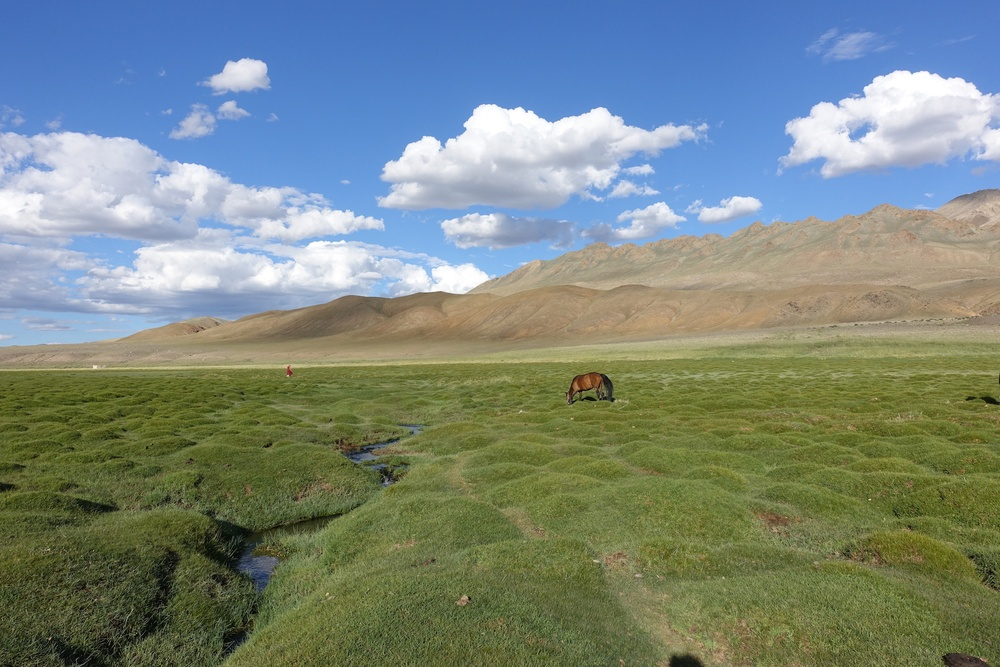
//> input picture InputImages/Field/8.jpg, 1000 x 667 px, shrunk from 1620 x 1080 before the run
$ ./main   (built with g++ and OpenCV 4)
//> lines starting //> are read from the running program, lines starting //| are printed output that depends on the picture
#define _USE_MATH_DEFINES

#include "opencv2/opencv.hpp"
#include <iostream>
#include <filesystem>
#include <cmath>


void FindMatches(cv::Mat BaseImage, cv::Mat SecImage, std::vector<cv::DMatch>& GoodMatches, std::vector<cv::KeyPoint>& BaseImage_kp, std::vector<cv::KeyPoint>& SecImage_kp)
{
	using namespace cv;
	//using namespace cv::xfeatures2d;

	// Using SIFT to find the keypointsand decriptors in the images
	Ptr<SIFT> Sift = SIFT::create();
	cv::Mat BaseImage_des, SecImage_des;
	cv::Mat BaseImage_Gray, SecImage_Gray;
	cv::cvtColor(BaseImage, BaseImage_Gray, cv::COLOR_BGR2GRAY);
	cv::cvtColor(SecImage, SecImage_Gray, cv::COLOR_BGR2GRAY);
	Sift->detectAndCompute(BaseImage_Gray, cv::noArray(), BaseImage_kp, BaseImage_des);
	Sift->detectAndCompute(SecImage_Gray, cv::noArray(), SecImage_kp, SecImage_des);

	// Using Brute Force matcher to find matches.
	cv::BFMatcher BF_Matcher;
	std::vector<std::vector<cv::DMatch>> InitialMatches;
	BF_Matcher.knnMatch(BaseImage_des, SecImage_des, InitialMatches, 2);

	// Applying ratio test and filtering out the good matches.
	for (int i = 0; i < InitialMatches.size(); ++i)
	{
		if (InitialMatches[i][0].distance < 0.75 * InitialMatches[i][1].distance)
		{
			GoodMatches.push_back(InitialMatches[i][0]);
		}
	}
}


void FindHomography(std::vector<cv::DMatch> Matches, std::vector<cv::KeyPoint> BaseImage_kp, std::vector<cv::KeyPoint> SecImage_kp, cv::Mat& HomographyMatrix)
{
	// If less than 4 matches found, exit the code.
	if (Matches.size() < 4)
	{
		std::cout << "\nNot enough matches found between the images.\n";
		exit(0);
	}
	// Storing coordinates of points corresponding to the matches found in both the images
	std::vector<cv::Point2f> BaseImage_pts, SecImage_pts;
	for (int i = 0 ; i < Matches.size() ; i++)
	{
		cv::DMatch Match = Matches[i];
		BaseImage_pts.push_back(BaseImage_kp[Match.queryIdx].pt);
		SecImage_pts.push_back(SecImage_kp[Match.trainIdx].pt);
	}

	// Finding the homography matrix(transformation matrix).
	HomographyMatrix = cv::findHomography(SecImage_pts, BaseImage_pts, cv::RANSAC, (4.0));
}


void GetNewFrameSizeAndMatrix(cv::Mat &HomographyMatrix, int* ImageShape, int* NewFrameSize, int* Correction)
{
	// Reading the size of the image
	int Height = ImageShape[0], Width = ImageShape[1];

	// Taking the matrix of initial coordinates of the corners of the secondary image
	// Stored in the following format : [[x1, x2, x3, x4], [y1, y2, y3, y4], [1, 1, 1, 1]]
	// Where(xi, yi) is the coordinate of the i th corner of the image.
	double initialMatrix[3][4] = { {0, (double)Width - 1, (double)Width - 1, 0},
								   {0, 0, (double)Height - 1, (double)Height - 1},
								   {1.0, 1.0, 1.0, 1.0} };
	cv::Mat InitialMatrix = cv::Mat(3, 4, CV_64F, initialMatrix);// .inv();


	// Finding the final coordinates of the corners of the image after transformation.
	// NOTE: Here, the coordinates of the corners of the frame may go out of the
	// frame(negative values).We will correct this afterwards by updating the
	// homography matrix accordingly.
	cv::Mat FinalMatrix = HomographyMatrix * InitialMatrix;

	cv::Mat x = FinalMatrix(cv::Rect(0, 0, FinalMatrix.cols, 1));
	cv::Mat y = FinalMatrix(cv::Rect(0, 1, FinalMatrix.cols, 1));
	cv::Mat c = FinalMatrix(cv::Rect(0, 2, FinalMatrix.cols, 1));


	cv::Mat x_by_c = x.mul(1 / c);
	cv::Mat y_by_c = y.mul(1 / c);

	// Finding the dimentions of the stitched image frame and the "Correction" factor
	double min_x, max_x, min_y, max_y;
	cv::minMaxLoc(x_by_c, &min_x, &max_x);
	cv::minMaxLoc(y_by_c, &min_y, &max_y);
	min_x = (int)round(min_x); max_x = (int)round(max_x);
	min_y = (int)round(min_y); max_y = (int)round(max_y);


	int New_Width = max_x, New_Height = max_y;
	Correction[0] = 0; Correction[1] = 0;
	if (min_x < 0)
	{
		New_Width -= min_x;
		Correction[0] = abs(min_x);
	}
	if (min_y < 0)
	{
		New_Height -= min_y;
		Correction[1] = abs(min_y);
	}


	// Finding the coordinates of the corners of the image if they all were within the frame.
	cv::add(x_by_c, Correction[0], x_by_c);
	cv::add(y_by_c, Correction[1], y_by_c);


	cv::Point2f OldInitialPoints[4], NewFinalPonts[4];
	OldInitialPoints[0] = cv::Point2f(0, 0);
	OldInitialPoints[1] = cv::Point2f(Width - 1, 0);
	OldInitialPoints[2] = cv::Point2f(Width - 1, Height - 1);
	OldInitialPoints[3] = cv::Point2f(0, Height - 1);
	for (int i = 0; i < 4; i++)
		NewFinalPonts[i] = cv::Point2f(x_by_c.at<double>(0, i), y_by_c.at<double>(0, i));


	// Updating the homography matrix.Done so that now the secondary image completely
	// lies inside the frame
	HomographyMatrix = cv::getPerspectiveTransform(OldInitialPoints, NewFinalPonts);

	// Setting variable for returning
	NewFrameSize[0] = New_Height; NewFrameSize[1] = New_Width;

}

cv::Mat StitchImages(cv::Mat BaseImage, cv::Mat SecImage)
{
	// Finding matches between the 2 images and their keypoints
	std::vector<cv::DMatch> Matches;
	std::vector<cv::KeyPoint> BaseImage_kp, SecImage_kp;
	FindMatches(BaseImage, SecImage, Matches, BaseImage_kp, SecImage_kp);

	// Finding homography matrix.
	cv::Mat HomographyMatrix;
	FindHomography(Matches, BaseImage_kp, SecImage_kp, HomographyMatrix);


	// Finding size of new frame of stitched images and updating the homography matrix
	int ImageShape[2] = { SecImage.rows, SecImage.cols };
	int NewFrameSize[2], Correction[2];
	//NewFrameSize, Correction, HomographyMatrix =
	GetNewFrameSizeAndMatrix(HomographyMatrix, ImageShape, NewFrameSize, Correction);


	// Finally placing the images upon one another.
	cv::Mat StitchedImage;
	cv::warpPerspective(SecImage, StitchedImage, HomographyMatrix, cv::Size(NewFrameSize[1], NewFrameSize[0]));
	BaseImage.copyTo(StitchedImage(cv::Rect(Correction[0], Correction[1], BaseImage.cols, BaseImage.rows)));

	return StitchedImage;
}

int main()
{
	// Reading the 2 images.
	cv::Mat Image1 = cv::imread("InputImages/Field/8.jpg");
//> Image1 is the input picture: 667 rows x 1000 cols, CV_8UC3; mean B, G, R 129.1, 136, 122
	cv::Mat Image2 = cv::imread("InputImages/Field/7.jpg");
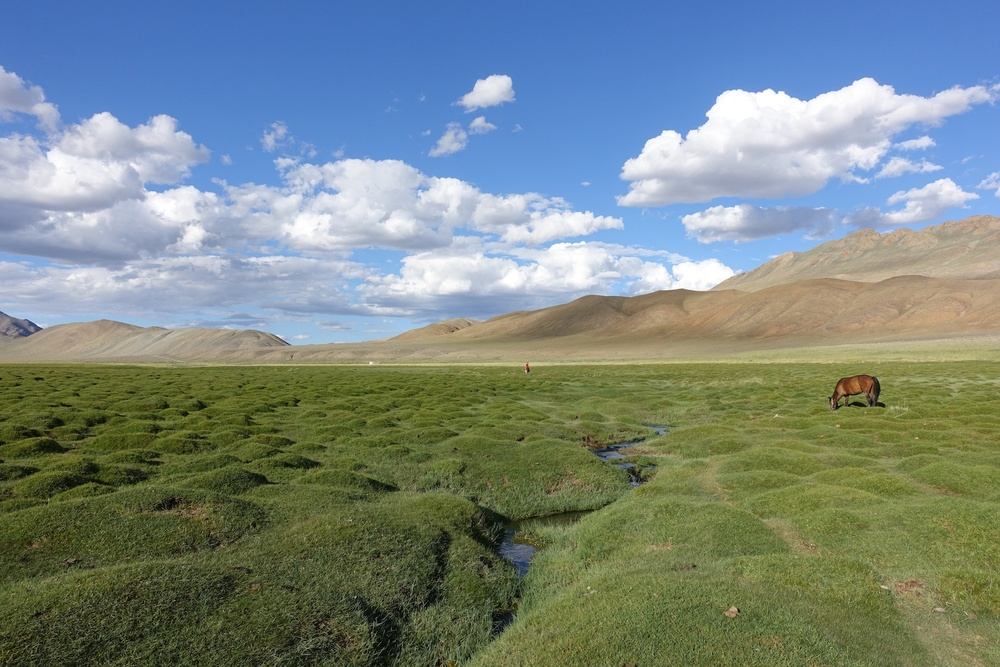
//> input picture InputImages/Field/7.jpg, 1000 x 667 px, shrunk from 1620 x 1080 before the run
//> Image2 is the input picture: 667 rows x 1000 cols, CV_8UC3; mean B, G, R 131.7, 135.7, 121.1

	// Checking if images read
	if (Image1.empty() || Image2.empty())
	{
		std::cout << "\nImages not read properly or does not exist.\n";
		exit(0);
	}

	// Calling function for stitching images.
	cv::Mat StitchedImage = StitchImages(Image1, Image2);
//> in FindMatches, `cv::cvtColor(BaseImage, BaseImage_Gray, cv::COLOR_BGR2GRAY);`:
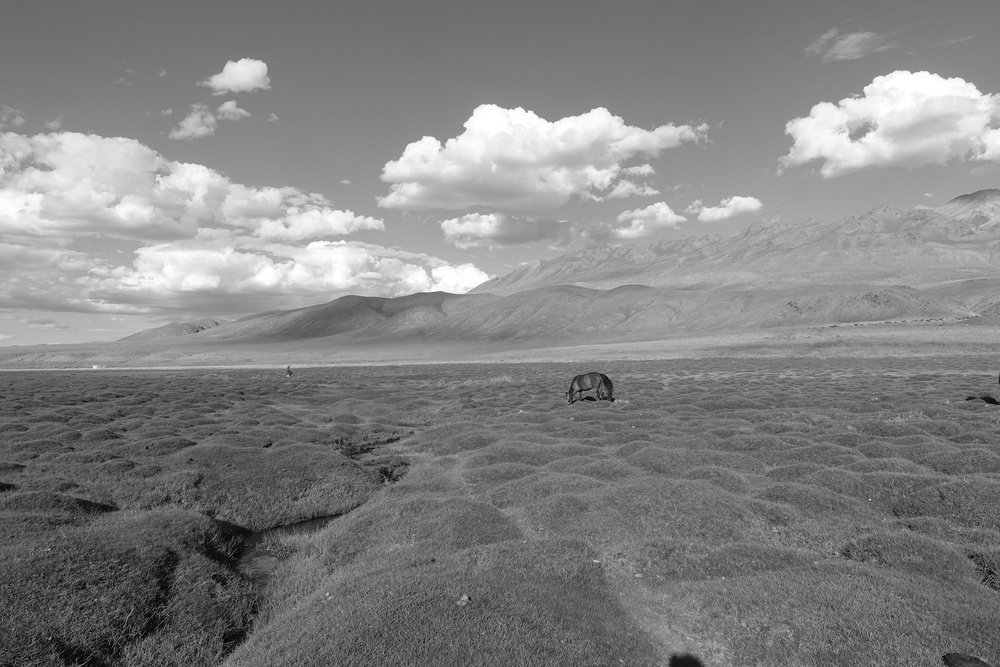
//> BaseImage_Gray: 667 rows x 1000 cols, CV_8UC1; min 1, max 255, mean 131
//> in FindMatches, `cv::cvtColor(SecImage, SecImage_Gray, cv::COLOR_BGR2GRAY);`:
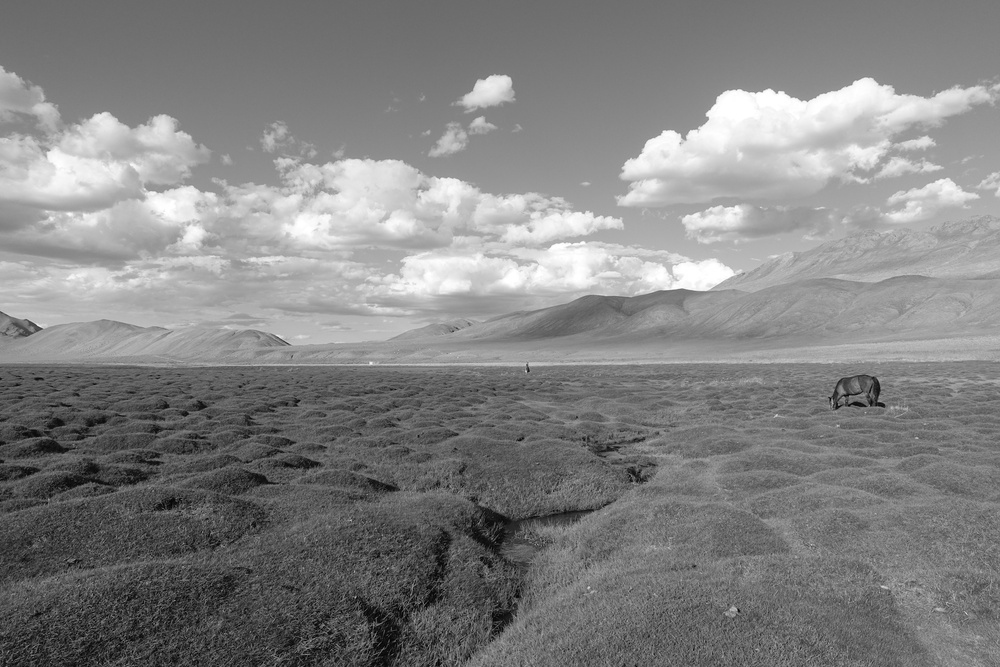
//> SecImage_Gray: 667 rows x 1000 cols, CV_8UC1; min 0, max 255, mean 130.9
//> in FindMatches, `Sift->detectAndCompute(BaseImage_Gray, cv::noArray(), BaseImage_kp, Ba..`: BaseImage_kp = 1923 keypoints; strongest (x, y, size): (244, 73, 23.4), (469, 598, 2.1), (95, 367, 2.9), (498, 131, 44.4)
//> in FindMatches, `Sift->detectAndCompute(SecImage_Gray, cv::noArray(), SecImage_kp, SecI..`: SecImage_kp = 2420 keypoints; strongest (x, y, size): (739, 611, 2), (492, 89, 21.3), (882, 405, 3.3), (38, 329, 3.9)
//> in FindMatches, `BF_Matcher.knnMatch(BaseImage_des, SecImage_des, InitialMatches, 2);`: InitialMatches = 1923 matches
//> after the loop in FindMatches, `for (int i = 0; i < InitialMatches.size(); ++i)`: GoodMatches = 675 matches
//> after the loop in FindHomography, `for (int i = 0 ; i < Matches.size() ; i++)`: BaseImage_pts = 675 Points (x, y), first 12: [4.75, 168.3], [13.92, 482.1], [14.06, 359.7], [17.2, 247.1], [18.67, 154.4], [18.84, 556.1], [19.09, 130.5], [25.53, 519.5], [25.55, 472], [26.39, 204], [26.59, 445.6], [27.63, 162.5]; SecImage_pts = 675 Points (x, y), first 12: [303.1, 194.5], [319.3, 460.4], [310.8, 356.2], [312.4, 260.5], [313, 181.9], [329.3, 523.5], [313.2, 161.6], [331.2, 493.1], [327.2, 452.3], [319, 223.7], [326.7, 429.6], [320.3, 187.9]
//> in FindHomography, `HomographyMatrix = cv::findHomography(SecImage_pts, BaseImage_pts, cv:..`: HomographyMatrix = [[1.65, -0.0823, -470], [0.23, 1.36, -132.8], [0.000673, -9.06e-05, 1]]
//> in GetNewFrameSizeAndMatrix, `int Height = ImageShape[0], Width = ImageShape[1];`: Height = 667; Width = 1000
//> in GetNewFrameSizeAndMatrix, `cv::Mat InitialMatrix = cv::Mat(3, 4, CV_64F, initialMatrix);`: InitialMatrix = [[0, 999, 999, 0], [0, 0, 666, 666], [1, 1, 1, 1]]
//> in GetNewFrameSizeAndMatrix, `cv::Mat FinalMatrix = HomographyMatrix * InitialMatrix;`: FinalMatrix = [[-470, 1174.3, 1119.5, -524.9], [-132.8, 97.04, 1001.6, 771.8], [1, 1.67, 1.61, 0.94]]
//> in GetNewFrameSizeAndMatrix, `cv::Mat x = FinalMatrix(cv::Rect(0, 0, FinalMatrix.cols, 1));`: x = [-470, 1174.3, 1119.5, -524.9]
//> in GetNewFrameSizeAndMatrix, `cv::Mat y = FinalMatrix(cv::Rect(0, 1, FinalMatrix.cols, 1));`: y = [-132.8, 97.04, 1001.6, 771.8]
//> in GetNewFrameSizeAndMatrix, `cv::Mat c = FinalMatrix(cv::Rect(0, 2, FinalMatrix.cols, 1));`: c = [1, 1.67, 1.61, 0.94]
//> in GetNewFrameSizeAndMatrix, `cv::Mat x_by_c = x.mul(1 / c);`: x_by_c = [-470, 702.3, 694.6, -558.6]
//> in GetNewFrameSizeAndMatrix, `cv::Mat y_by_c = y.mul(1 / c);`: y_by_c = [-132.8, 58.04, 621.5, 821.4]
//> in GetNewFrameSizeAndMatrix, `cv::minMaxLoc(x_by_c, &min_x, &max_x);`: min_x = -558.6; max_x = 702.3
//> in GetNewFrameSizeAndMatrix, `cv::minMaxLoc(y_by_c, &min_y, &max_y);`: min_y = -132.8; max_y = 821.4
//> in GetNewFrameSizeAndMatrix, `min_x =(int)round(min_x)`: min_x = -559
//> in GetNewFrameSizeAndMatrix, `max_x =(int)round(max_x)`: max_x = 702
//> in GetNewFrameSizeAndMatrix, `min_y =(int)round(min_y)`: min_y = -133
//> in GetNewFrameSizeAndMatrix, `max_y =(int)round(max_y)`: max_y = 821
//> in GetNewFrameSizeAndMatrix, `int New_Width = max_x, New_Height = max_y;`: New_Width = 702; New_Height = 821
//> in GetNewFrameSizeAndMatrix, `New_Width -= min_x;`: New_Width = 1261
//> in GetNewFrameSizeAndMatrix, `New_Height -= min_y;`: New_Height = 954
//> in GetNewFrameSizeAndMatrix, `cv::add(x_by_c, Correction[0], x_by_c);`: x_by_c = [88.95, 1261.3, 1253.6, 0.439]
//> in GetNewFrameSizeAndMatrix, `cv::add(y_by_c, Correction[1], y_by_c);`: y_by_c = [0.218, 191, 754.5, 954.4]
//> in GetNewFrameSizeAndMatrix, `OldInitialPoints[1] = cv::Point2f(Width - 1, 0);`: OldInitialPoints = 4 Points (x, y): [0, 0], [999, 0], [0, 0], [0, 0]
//> in GetNewFrameSizeAndMatrix, `OldInitialPoints[2] = cv::Point2f(Width - 1, Height - 1);`: OldInitialPoints = 4 Points (x, y): [0, 0], [999, 0], [999, 666], [0, 0]
//> in GetNewFrameSizeAndMatrix, `OldInitialPoints[3] = cv::Point2f(0, Height - 1);`: OldInitialPoints = 4 Points (x, y): [0, 0], [999, 0], [999, 666], [0, 666]
//> in GetNewFrameSizeAndMatrix, `HomographyMatrix = cv::getPerspectiveTransform(OldInitialPoints, NewFi..`: HomographyMatrix = [[2.02, -0.133, 88.95], [0.32, 1.35, 0.218], [0.000673, -9.06e-05, 1]]
//> in StitchImages, `GetNewFrameSizeAndMatrix(HomographyMatrix, ImageShape, NewFrameSize, C..`: NewFrameSize = [954, 1261]; Correction = [559, 133]
//> in StitchImages, `cv::warpPerspective(SecImage, StitchedImage, HomographyMatrix, cv::Siz..`:
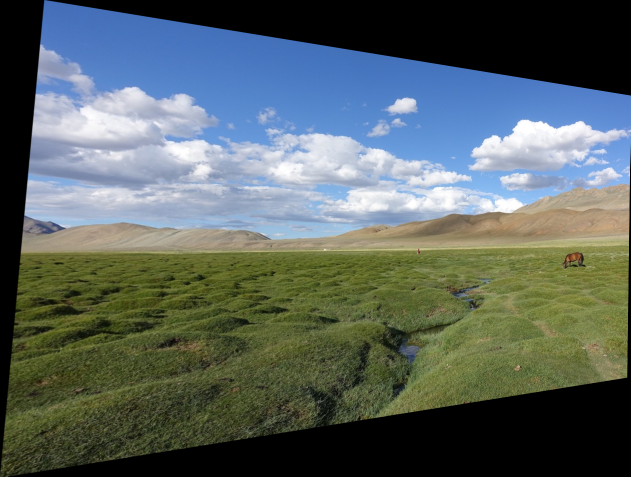
//> StitchedImage: 954 rows x 1261 cols, CV_8UC3 (shown at 1/2 size); mean B, G, R 97.2, 99.8, 88.7
//> (the run ends here: the program stops with an error, at `BaseImage.copyTo(StitchedImage(cv::Rect(Correction[0], Correction[1], ..`)
